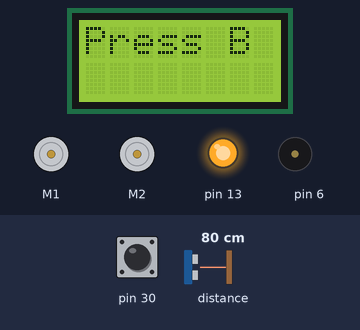
This sketch was run on a simulated Arduino Leonardo, built with avr-gcc and run on an emulated ATmega32U4. On the bench: 8×2 character LCD, 2 × DC motor (green arrow = forward, orange = backward, longer = faster), output pins drawn as LEDs (lit = HIGH), buzzer (waves = sounding). The inputs (shaded band) are chosen by the test bench; at power-on: pin 30 HIGH, distance to the obstacle 80 cm. Random numbers use the default seed unless the sketch sets one.

Above: at 0.8 s.
0.9 s: pin 30 pulled LOW for 0.15 s
1.6 s: distance to the obstacle set to 51 cm
At 1.79 s:
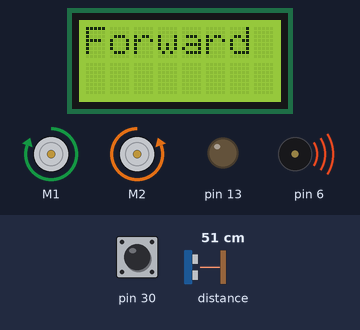
3.2 s: distance to the obstacle set to 41 cm
At 4.8 s:
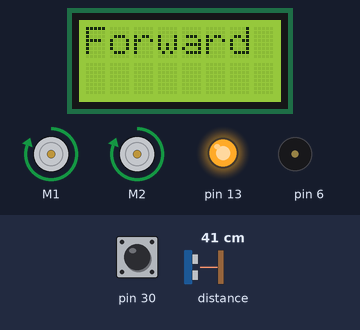
6.2 s: distance to the obstacle set to 60 cm
At 6.47 s:
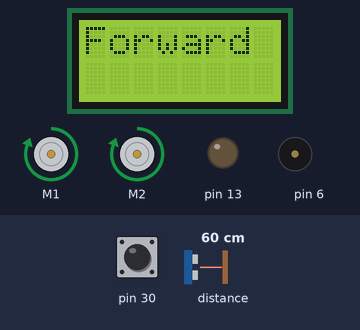
8.1 s: distance to the obstacle set to 2 cm
At 9.3 s:
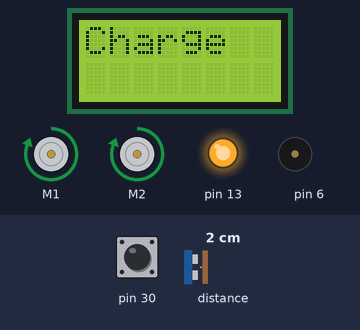
16.2 s: distance to the obstacle set to 18 cm
Timing chart, 0 to 19.2 s (numbered marks = the images above; inputs shaded):
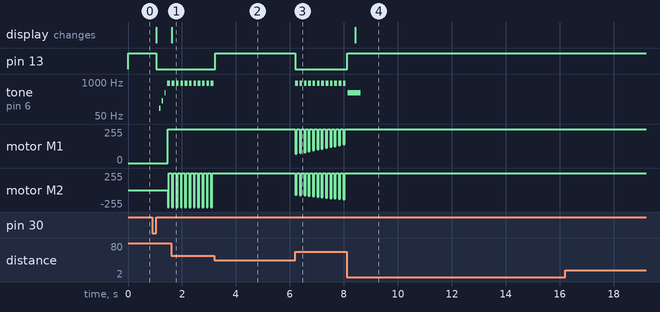

Measured:
- the behaviour switches between 47 and 46 cm on distance to the obstacle (found by bisection; images 1 and 2)
- after the input at 0.9 s, pin 13: HIGH → LOW after 0.15 s; tone on pin 6: plays 97 Hz for 0.05 s, 195 Hz for 0.05 s, 391 Hz for 0.05 s, 880 Hz for 0.10 s, starting after 0.26 s; motor M1, motor M2: stopped → forward 255/255 after 0.56 s
- after the input at 3.2 s, pin 13: LOW → HIGH at once
- after the input at 6.2 s, pin 13: HIGH → LOW at once; tone on pin 6: alternates 880 Hz for 0.10 s and silent for 0.06 s, starting at once
- after the input at 8.1 s, pin 13: LOW → HIGH at once
- after the input at 16.2 s, every drawn part: stays the same

The sketch:

robot-war-2022b.ino
```cpp
/** This example uses the Zumo's line sensors to detect the black
border around a sumo ring.  When the border is detected, it
backs up and turns. */

#include <Wire.h>
#include <Zumo32U4.h>

// This might need to be tuned for different lighting conditions,
// surfaces, etc.
#define QTR_THRESHOLD         250  // microseconds, default 400
#define SEARCH_TIME_THRESHOLD 5000 // milliseconds before giving up and going for a new location

// These might need to be tuned for different motor types.
#define REVERSE_SPEED     400  // 0 is stopped, 400 is full speed
#define TURN_SPEED        200
#define FORWARD_SPEED     400
#define FULL_SPEED        400
#define REVERSE_DURATION  500  // ms
#define TURN_DURATION     400  // ms

Zumo32U4LCD lcd;
Zumo32U4ButtonB buttonB;
Zumo32U4Buzzer buzzer;
Zumo32U4Motors motors;
Zumo32U4LineSensors lineSensors;
Zumo32U4ProximitySensors proxSensors;

#define NUM_SENSORS 3
unsigned int lineSensorValues[NUM_SENSORS];

// A sensors reading must be greater than or equal to this
// threshold in order for the program to consider that sensor as
// seeing an object.
const uint8_t sensorThreshold = 2;
const uint8_t chargeSensorThreshold = 5;

// The maximum speed to drive the motors while turning.  400 is
// full speed.
const uint16_t turnSpeedMax = 400;

// The minimum speed to drive the motors while turning.  400 is
// full speed.
const uint16_t turnSpeedMin = 100;

// The amount to decrease the motor speed by during each cycle
// when an object is seen.
const uint16_t deceleration = 10;

// The amount to increase the speed by during each cycle when an
// object is not seen.
const uint16_t acceleration = 10;

#define LEFT 0
#define RIGHT 1

// Stores the last indication from the sensors about what
// direction to turn to face the object.  When no object is seen,
// this variable helps us make a good guess about which direction
// to turn.
bool senseDir = RIGHT;

// True if the robot is turning left (counter-clockwise).
bool turningLeft = false;

// True if the robot is turning right (clockwise).
bool turningRight = false;

// If the robot is turning, this is the speed it will use.
uint16_t turnSpeed = turnSpeedMax;

// The time, in milliseconds, when an object was last seen.
uint16_t lastTimeObjectSeen = 0;

// Are we charging?
bool isCharging = false;

String line1 = "";
String line2 = "";

void waitForButtonAndCountDown()
{
  ledYellow(1);
  lcd.clear();
  lcd.print(F("Press B"));

  buttonB.waitForButton();

  ledYellow(0);
  lcd.clear();

  // Play audible countdown.
  for (int i = 0; i < 3; i++)
  {
    delay(100);
    buzzer.playNote(NOTE_G(2+i), 50, 15);
  }
  delay(100);
  buzzer.playNote(NOTE_G(5), 100, 15);
}

void turnRight()
{
  motors.setSpeeds(turnSpeed, -turnSpeed);
  turningLeft = false;
  turningRight = true;
  line1 = "Right";
}

void turnLeft()
{
  motors.setSpeeds(-turnSpeed, turnSpeed);
  turningLeft = true;
  turningRight = false;
  line1 = "Left";
}

void stop()
{
  motors.setSpeeds(0, 0);
  turningLeft = false;
  turningRight = false;
  line1 = "Stop";
}

void forward()
{
  motors.setSpeeds(FORWARD_SPEED, FORWARD_SPEED);
  turningLeft = false;
  turningRight = false;
  line1 = "Forward";
}

void charge() {
  charge(false);
}

void charge(bool blindly)
{
  motors.setSpeeds(FULL_SPEED, FULL_SPEED);
  turningLeft = false;
  turningRight = false;
  isCharging = true;
  line1 = "Charge";
  if (blindly) {
    buzzer.playNote(NOTE_C(3), 500, 15);
    line2 = "Blindly";
  } else {
    buzzer.playNote(NOTE_G(4), 500, 15);
  }
}

void setup()
{
  proxSensors.initFrontSensor();
  lineSensors.initThreeSensors();

  waitForButtonAndCountDown();
}

void loop()
{
  // Read the front proximity sensor and gets its left value (the
  // amount of reflectance detected while using the left LEDs)
  // and right value.
  proxSensors.read();
  uint8_t leftValue = proxSensors.countsFrontWithLeftLeds();
  uint8_t rightValue = proxSensors.countsFrontWithRightLeds();

  // Determine if an object is visible or not.
  bool objectSeen = leftValue >= sensorThreshold || rightValue >= sensorThreshold;

  lineSensors.read(lineSensorValues);

  if (lineSensorValues[0] > QTR_THRESHOLD) //flip aligator sign if you want to detect white edges on a black board instead of black border on a white board.
  {
    // If leftmost sensor detects line, reverse and turn to the
    // right.
    motors.setSpeeds(-REVERSE_SPEED, -REVERSE_SPEED);
    delay(REVERSE_DURATION);
    motors.setSpeeds(TURN_SPEED, -TURN_SPEED);
    delay(TURN_DURATION);
    motors.setSpeeds(FORWARD_SPEED, FORWARD_SPEED);
    isCharging = false;
    lastTimeObjectSeen = 0;
    senseDir = random(2) == 1 ? RIGHT : LEFT;
  }
  else if (lineSensorValues[NUM_SENSORS - 1] > QTR_THRESHOLD) //flip alligator sign if you want to detect white edges on a black board instead of black border on a white board.
  {
    // If rightmost sensor detects line, reverse and turn to the
    // left.
    motors.setSpeeds(-REVERSE_SPEED, -REVERSE_SPEED);
    delay(REVERSE_DURATION);
    motors.setSpeeds(-TURN_SPEED, TURN_SPEED);
    delay(TURN_DURATION);
    motors.setSpeeds(FORWARD_SPEED, FORWARD_SPEED);
    isCharging = false;
    lastTimeObjectSeen = 0;
    senseDir = random(2) == 1 ? RIGHT : LEFT;
  }
  else
  {
    if (!isCharging) {
      if (objectSeen)
      {
        // An object is visible, so we will start decelerating in
        // order to help the robot find the object without
        // overshooting or oscillating.
        turnSpeed -= deceleration;
      }
      else
      {
        // An object is not visible, so we will accelerate in order
        // to help find the object sooner.
        turnSpeed += acceleration;
      }

      // Constrain the turn speed so it is between turnSpeedMin and
      // turnSpeedMax.
      turnSpeed = constrain(turnSpeed, turnSpeedMin, turnSpeedMax);

      if (objectSeen)
      {
        // An object seen.
        ledYellow(1);

        lastTimeObjectSeen = millis();

        bool lastTurnRight = turnRight;

        if (leftValue < rightValue)
        {
          // The right value is greater, so the object is probably
          // closer to the robot's right LEDs, which means the robot
          // is not facing it directly.  Turn to the right to try to
          // make it more even.
          turnRight();
          senseDir = RIGHT;
        }
        else if (leftValue > rightValue)
        {
          // The left value is greater, so turn to the left.
          turnLeft();
          senseDir = LEFT;
        }
        else
        {
          // The values are equal
          if (leftValue >= chargeSensorThreshold) {
            charge();
          } else {
            forward();
          }
        }
      }
      else if (lastTimeObjectSeen != 0 && millis() > (lastTimeObjectSeen + SEARCH_TIME_THRESHOLD)) {
        charge(true);
      }
      else
      {
        // No object is seen, so just keep turning in a circle in the direction
        // that we last sensed the object.
        ledYellow(0);
        buzzer.playNote(NOTE_A(5), 100, 15);

        if (senseDir == RIGHT)
        {
          turnRight();
        }
        else
        {
          turnLeft();
        }
        delay(TURN_DURATION/8);
        forward();
        delay(TURN_DURATION/4);
      }
    }

  }

  lcd.clear();
  lcd.gotoXY(0, 0);
  lcd.print(line1);
  lcd.gotoXY(0, 1);
  lcd.print(line2);
}
```
